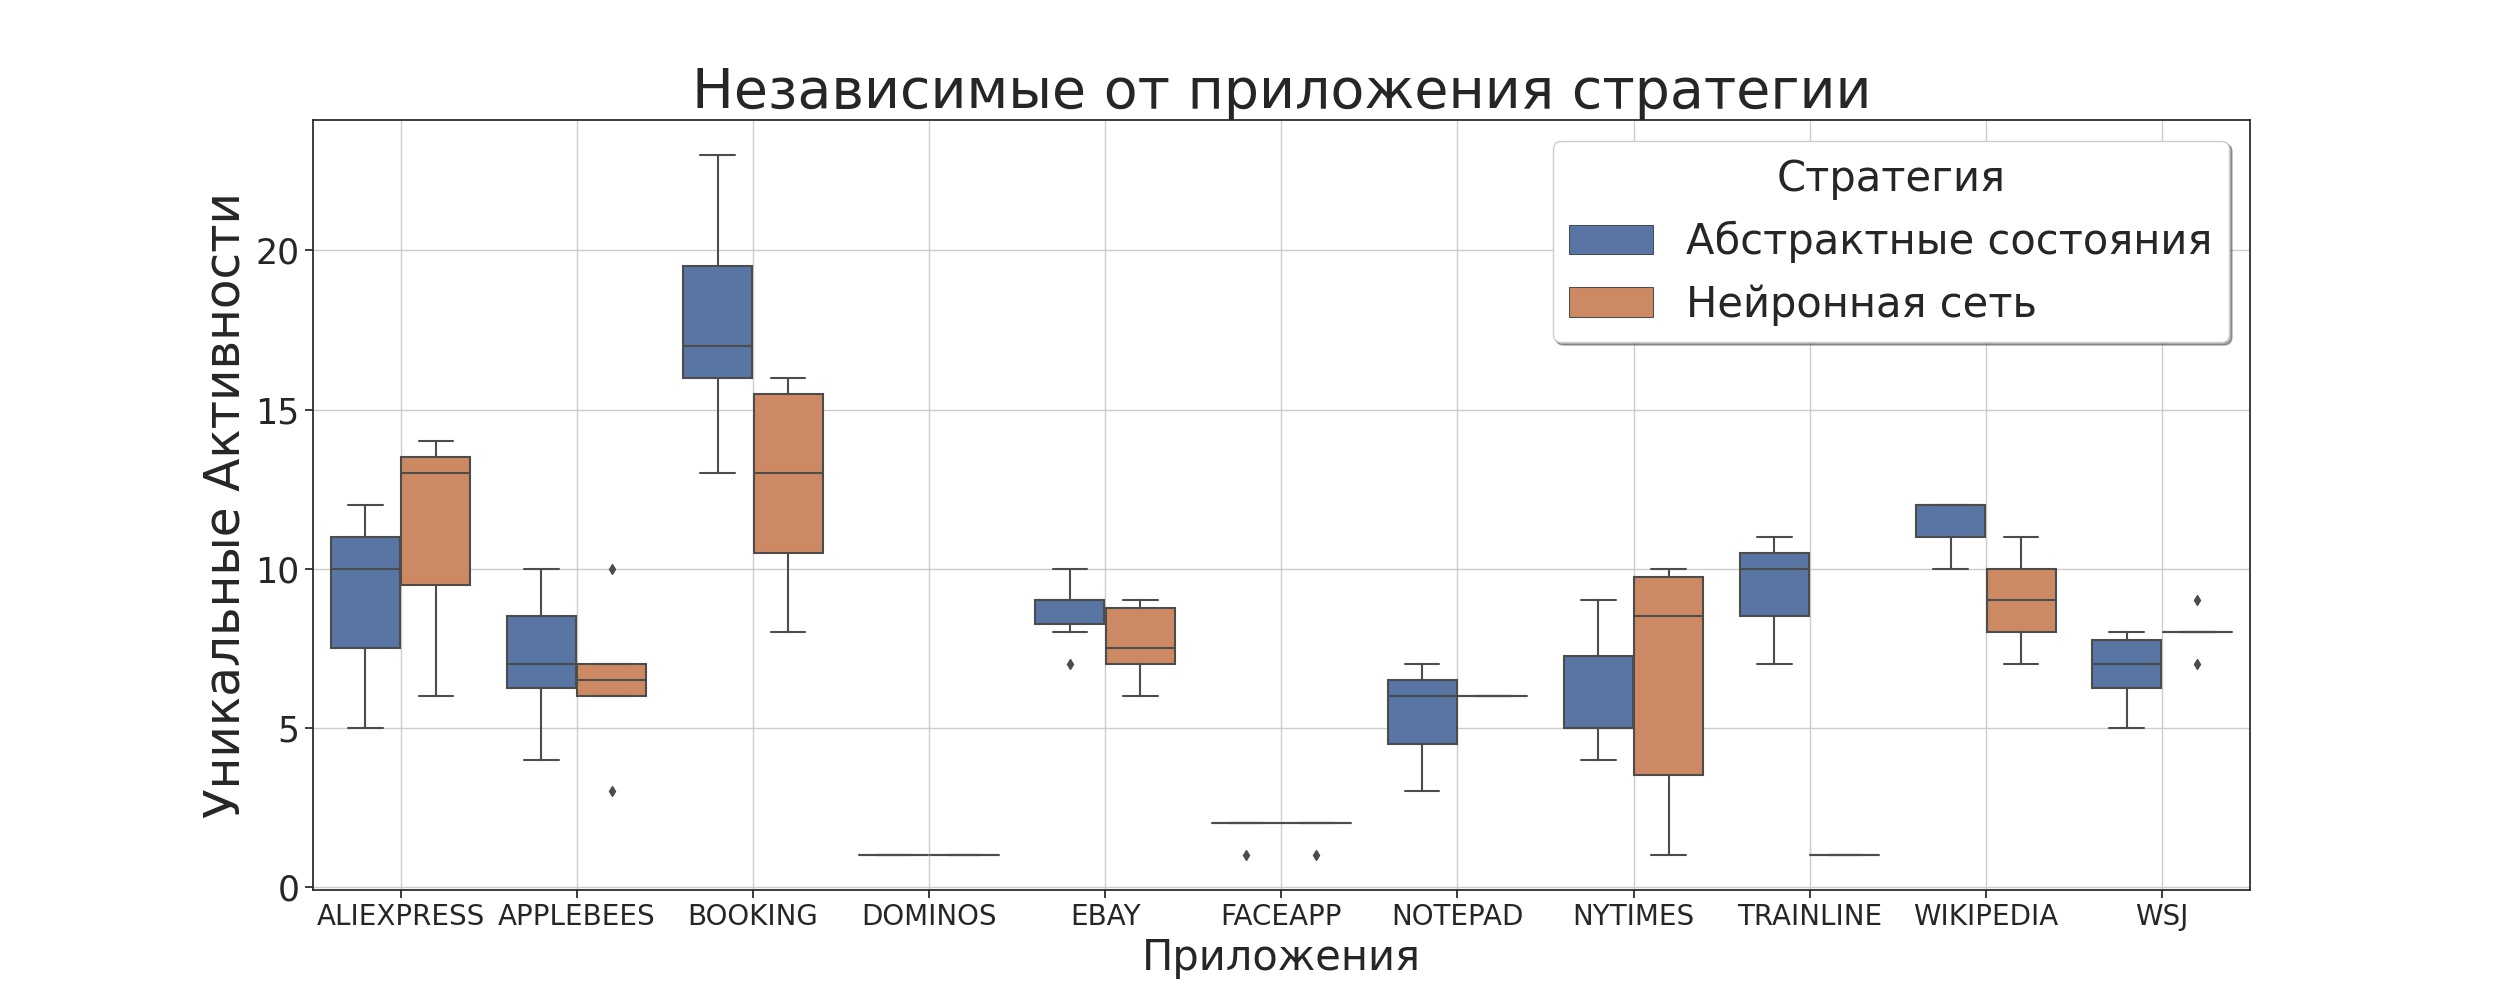

Python code for this plot:
import argparse
import json
import seaborn as sns
import pandas as pd
import numpy as np
from pathlib import Path
from matplotlib import pyplot as plt
import matplotlib as mpl


parser = argparse.ArgumentParser(description='Plot statistics.')
parser.add_argument('input', nargs='+', type=Path, help='Input files with statistics.')
options = parser.parse_args()


plt.figure(figsize=(25, 10))
sns.set_palette("deep")
sns.set(style="ticks")

concat = pd.DataFrame()
for result_file in options.input: 
    app = str(result_file).split('/')[-1]
    print(app)
    with open(result_file) as f:
        statistics = json.load(f)

    df = pd.DataFrame(statistics).T
    df['time'] = df.index.map(lambda x: int(x.split('/')[-1].split('_')[-2]))
    df['strategy'] = df.index.map(lambda x: '_'.join(x.split('/')[-1].split('_')[:-2]))
    df = df[df['strategy'].isin(['abstract_states', 'dqn'])]
    df['app'] = app
   
    concat = pd.concat([concat, df])

bp = sns.boxplot(x='app', y='activities', hue='strategy', data=concat)
bp.legend(title='Стратегия', fontsize=30, title_fontsize=30, shadow=True)
bp.legend_.texts[0].set_text('Абстрактные состояния')
bp.legend_.texts[1].set_text('Нейронная сеть')

plt.title('Независимые от приложения стратегии', fontsize=40)
plt.ylabel('Уникальные Активности', fontsize=35)
plt.xlabel('Приложения', fontsize=30)
plt.xticks(fontsize=20)
plt.yticks(fontsize=25)
plt.grid()
plt.savefig('activities_app_free.jpg')
